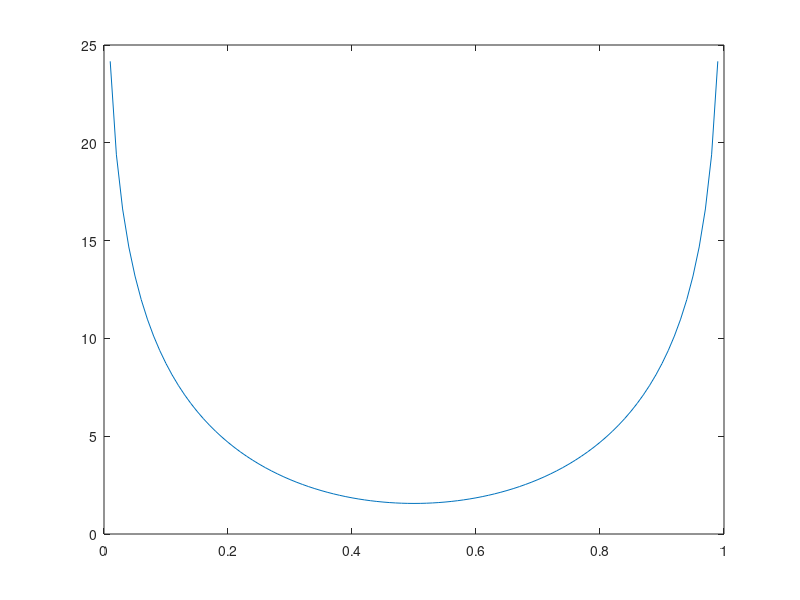

Source code (MATLAB): (Note: this script raises an error after producing the figure.)
% find log-likelihood of binomial distribution
N = 14;
X = 7;
P = [0:0.01:1];
LL = -log(factorial(N)/(factorial(X)*factorial(N-X)).*P.^X.*(1-P).^(N-X));
plot(P,LL);
min_LL1 = min(LL)
maxP1 = P(find(LL==min_LL))
N = 9;
X = 8;
P = [0:0.01:1];
LL = -log(factorial(N)/(factorial(X)*factorial(N-X)).*P.^X.*(1-P).^(N-X));
hold on;
plot(P,LL,'r')
min_LL2 = min(LL)
maxP1 = P(find(LL==min_LL))
% http://fisher.forestry.uga.edu/popdyn/Likelihood.html

chi2inv(.95,2) % chisquared for 2 degree of freedom

